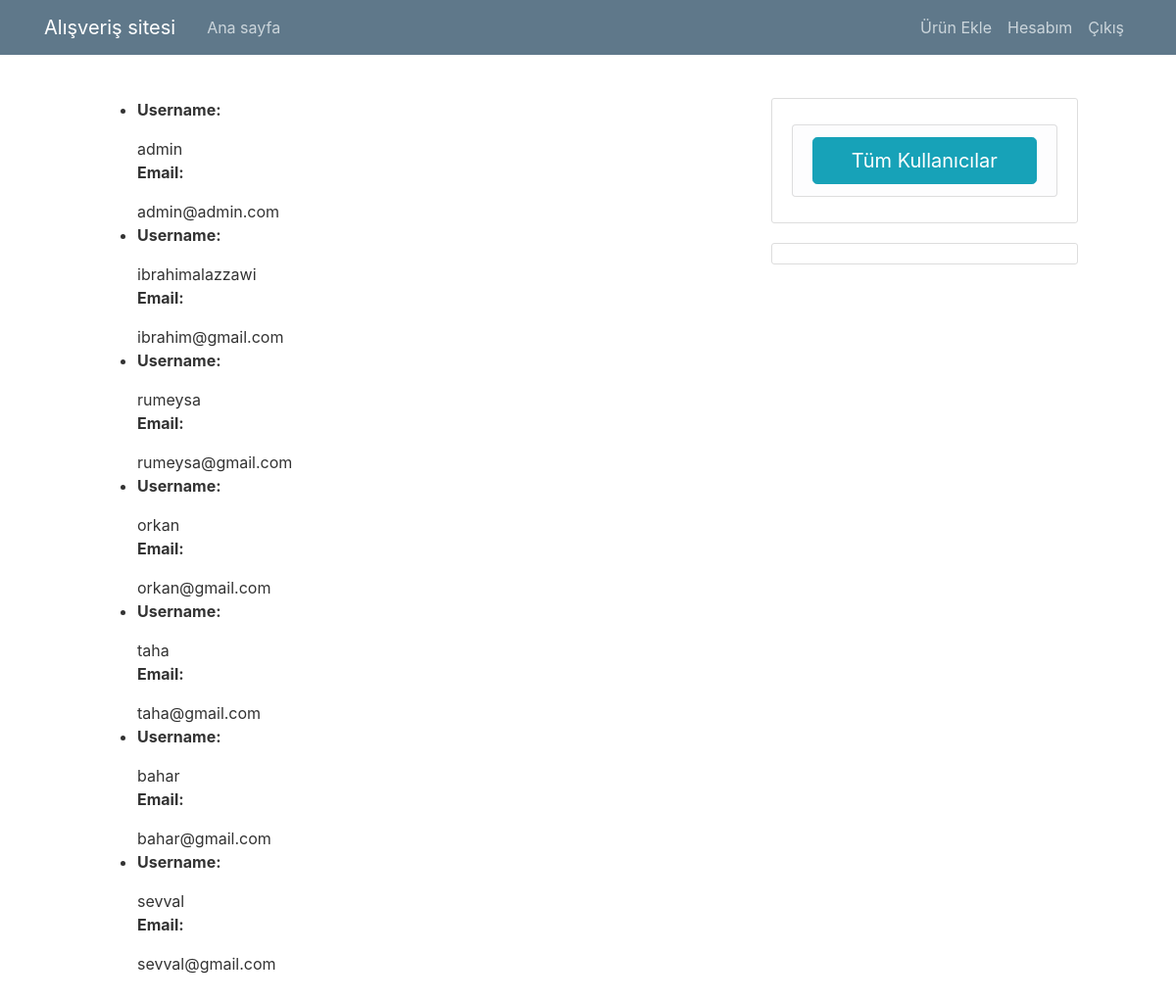
Screenshot of /users (signed in) with the database file from the repository.
### websitem/models.py (models this page shows, shortened)
class User(db.Model, UserMixin):
    __tablename__ = 'user'
    id = db.Column(db.Integer, primary_key=True)
    username = db.Column(db.String(20), unique=True, nullable=False)
    email = db.Column(db.String(120), unique=True, nullable=False)
    image_file = db.Column(db.String(20), nullable=False, default='default.jpg')
    password = db.Column(db.String(60), nullable=False)
    urole = db.Column(db.String(80))
    purchased = db.relationship('Product',secondary='purchased_items')
    def get_urole(self):
        return self.urole

### websitem/routes.py (the view)
@app.route("/users", methods=['GET'])
@login_required(role="ADMIN")
def users():
    users=User.query.all()
    return render_template('users.html',users=users)

### websitem/models.py (called while the page is built)
@login_manager.user_loader
def load_user(user_id):
    return User.query.get(int(user_id))

### websitem/routes.py (called while the page is built)
def login_required(role="ANY"):
    def wrapper(fn):
        @wraps(fn)
        def decorated_view(*args, **kwargs):
            if not current_user.is_authenticated:
               return app.login_manager.unauthorized()
            urole = current_user.get_urole()
            if ( (urole != role) and (role != "ANY")):
                return render_template('unauthorized_page.html')
            return fn(*args, **kwargs)
        return decorated_view
    return wrapper

### websitem/templates/users.html
{% extends 'layout.html' %}
{% block content %}
    <div>
        <ul>
            {% for user in users %}
            <li><p><strong>Username: </strong></p>{{user.username}}<p><strong>Email: </strong></p>{{ user.email }}</li>
            {% endfor %}
        </ul>
    </div>
{% endblock %}

### websitem/static/main.css (style rules this page uses)
body { background-color: #ffffff; color: #333333; margin-top: 100px; }

### rows the page displays
User: username "admin", email "admin@admin.com"
User: username "ibrahimalazzawi", email "ibrahim@gmail.com"
User: username "rumeysa", email "rumeysa@gmail.com"
User: username "orkan", email "orkan@gmail.com"
User: username "taha", email "taha@gmail.com"
User: username "bahar", email "bahar@gmail.com"
User: username "sevval", email "sevval@gmail.com"
